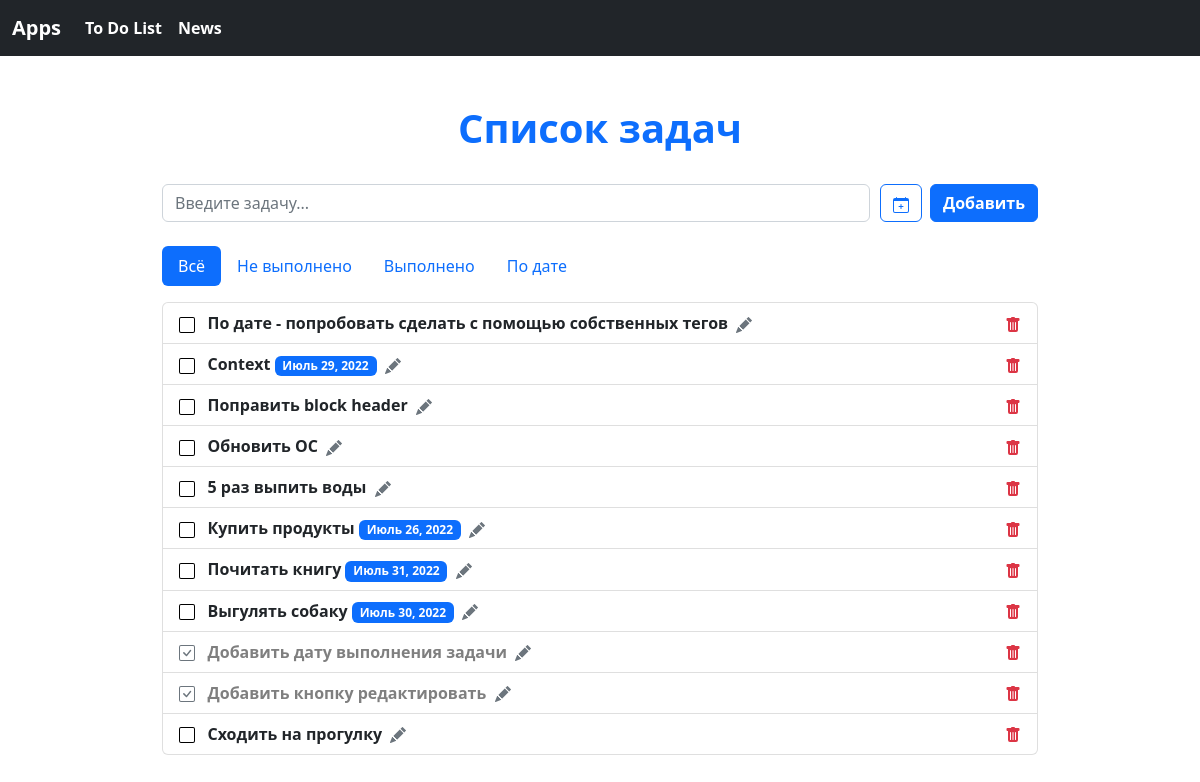
The page /app/do/ on the database as committed earlier.
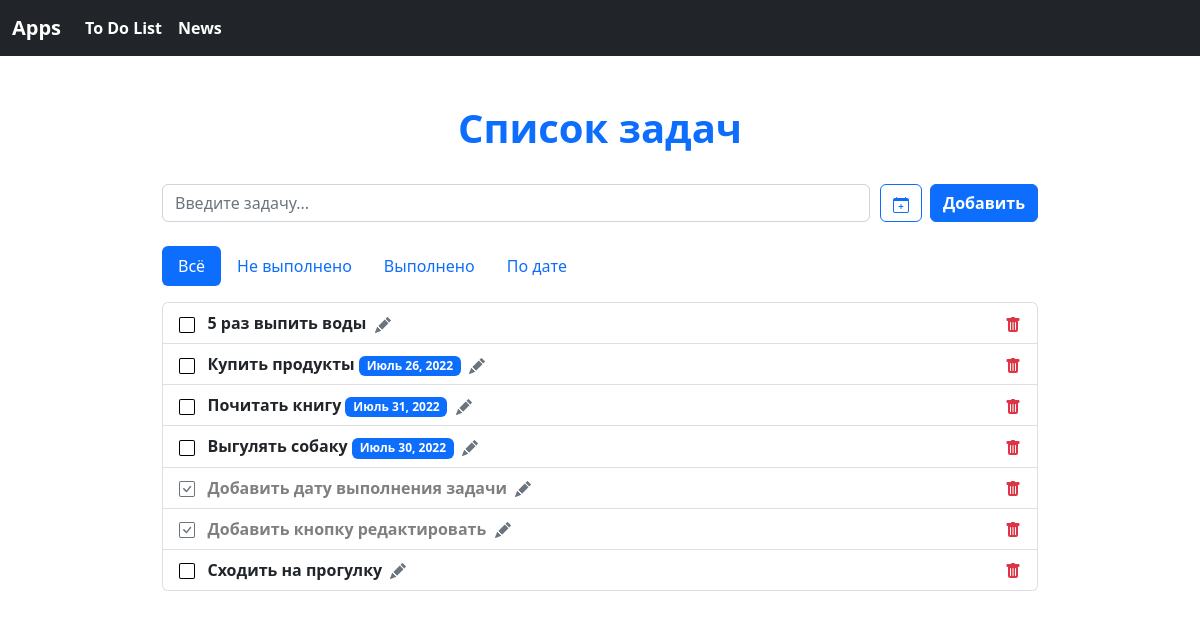
The same page on the database as committed later.
### to_do_list/models.py (models this page shows, shortened)
class ToDo(models.Model):
    title = models.CharField(max_length=80, verbose_name = 'Задача')
    status = models.BooleanField(default=False, verbose_name = 'Выполнено / Не выполнено')
    due_date = models.DateField(null=True, blank=True, verbose_name = 'Дата выполнения')
    class Meta:
        verbose_name = 'Задача'
        verbose_name_plural = 'Задачи'

### to_do_list/views.py (the view)
# urls.py: path('', views.index, name='index'),
def index(request):
    todo_items = ToDo.objects.all()
    if request.method == 'POST':
        new_todo = ToDo(title = request.POST['title'])
        new_todo.save()
        redirect('todo:index')
    unchecked = todo_items.filter(status=False)
    checked = todo_items.filter(status=True)
    dated =  todo_items.exclude(status=True).filter(due_date__isnull=False)
    return render(request, 'to_do_list/index.html',
    {'todo_items': todo_items, 'unchecked': unchecked, 'checked': checked, 'dated': dated})

### to_do_list/templatetags/todo_extras.py (called while the page is built)
@register.filter_function
def order_by(queryset, args):
    args = [x.strip() for x in args.split(',')]
    return queryset.order_by(*args)

### to_do_list/templates/to_do_list/index.html (shortened to what the changed rows need)
{% extends "base.html" %}
{% load static %}
{% load todo_extras %}
{% block header %}
<div class="container-fluid">
    <div class="row pt-5 mb-4">
        <div class="col-12 text-primary text-center">
        <h1><b>Список задач</b></h1>
        </div>
    </div>
</div>
{% endblock header %}
{% block todo_items %}
<div class="container-fluid">
    <div class="row pt-2 justify-content-center">
        <div class="col-9">
            <div class="tab-content" id="nav-tabContent">
                <div class="tab-pane fade show active" id="nav-all" role="tabpanel" aria-labelledby="nav-all-tab" tabindex="0">
                    <ul class="list-group pt-3">
                        {% for todo in todo_items reversed %}
                        <li class="list-group-item">
                            {% if todo.status == False%}
                                <a href="{% url 'todo:change_status' todo.id %}" title="Отметить как выполнено" class="text-decoration-none">
                                <img src="{% static 'bootstrap/img/square.svg' %}" width="16" height="16"></a>
                                <item><strong>{{ todo.title|capfirst }}</strong></item>{% if todo.due_date %}&nbsp;<span class="badge bg-primary">{{ todo.due_date }}</span>{% endif %}&nbsp;
                                <a href="{% url 'todo:edit_todo' todo.id %}" title="Изменить" class="text-decoration-none">
                                <img src="{% static 'bootstrap/img/pencil-fill.svg' %}" width="16" height="16"></a>
                                <a href="{% url 'todo:delete_todo' todo.id %}" title="Удалить" class="text-decoration-none" style="float:right">
                                <img src="{% static 'bootstrap/img/trash-fill.svg' %}" width="16" height="16"></a>
                            {% else %}
                                <a href="{% url 'todo:change_status' todo.id %}" title="Отметить как невыполнено" class="text-decoration-none">
                                <img src="{% static 'bootstrap/img/check-square.svg' %}" width="16" height="16"></a>
                                <item class="text-black-50"><strong>{{ todo.title|capfirst }}</strong></item>&nbsp;
                                <a href="{% url 'todo:edit_todo' todo.id %}" title="Изменить" class="text-decoration-none">
                                <img src="{% static 'bootstrap/img/pencil-fill.svg' %}" width="16" height="16"></a>
                                <a href="{% url 'todo:delete_todo' todo.id %}" title="Удалить" class="text-decoration-none" style="float:right">
                                <img src="{% static 'bootstrap/img/trash-fill.svg' %}" width="16" height="16"></a>
                            {% endif %}
                        </li>
                        {% empty %}
                            <div class="text-primary">
                                <h3><b>Похоже, здесь ничего нет</b></h3>
                            </div>
                        {% endfor %}
                    </ul>
                </div>
            </div>
        </div>
    </div>
</div>
<br>
<br>
{% endblock %}

Rows that differ between the two databases and show on the page:
removed ToDo: status False (drawn), title "По дате - попробовать сделать с помощью собственных тегов"
removed ToDo: status False (drawn), title "Context", due_date "Июль 29, 2022"
removed ToDo: status False (drawn), title "Поправить block header"
removed ToDo: status False (drawn), title "Обновить ОС"
